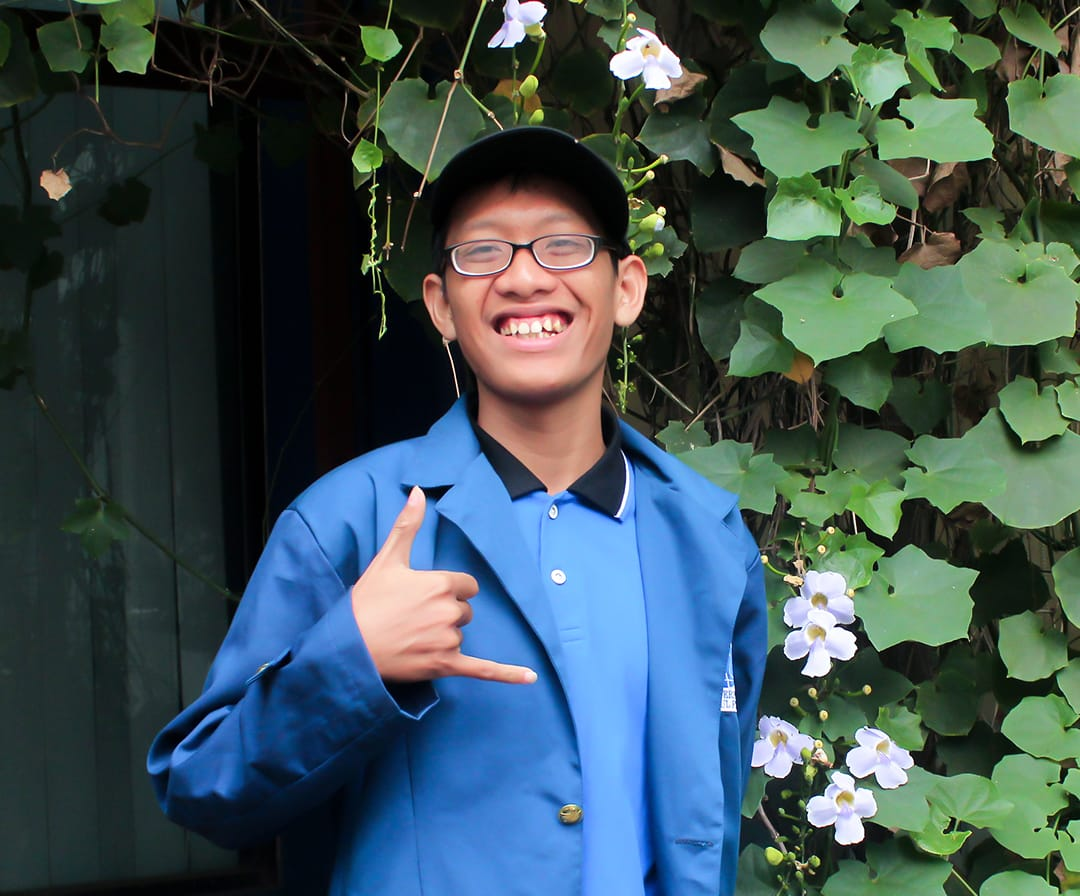
#> input picture data/yazid.jpg, 1080 x 896 px
$ jupyter execute Untitled.ipynb
#> lines starting #> are read from the running program, lines starting #| are printed output that depends on the picture; after the words box and inside, x2 and y2 are one past the last pixel; in counts of white or black regions, pixels touching at a corner belong together
# Face Detection

[cell 1]
import cv2

[cell 2]
faceCascade = cv2.CascadeClassifier("haar/haarcascade_frontalface_default.xml")
img = cv2.imread('data/yazid.jpg')
#> img is the input picture: shape (896, 1080, 3); mean B, G, R 85.4, 83, 62.1
imgGray = cv2.cvtColor(img,cv2.COLOR_BGR2GRAY)
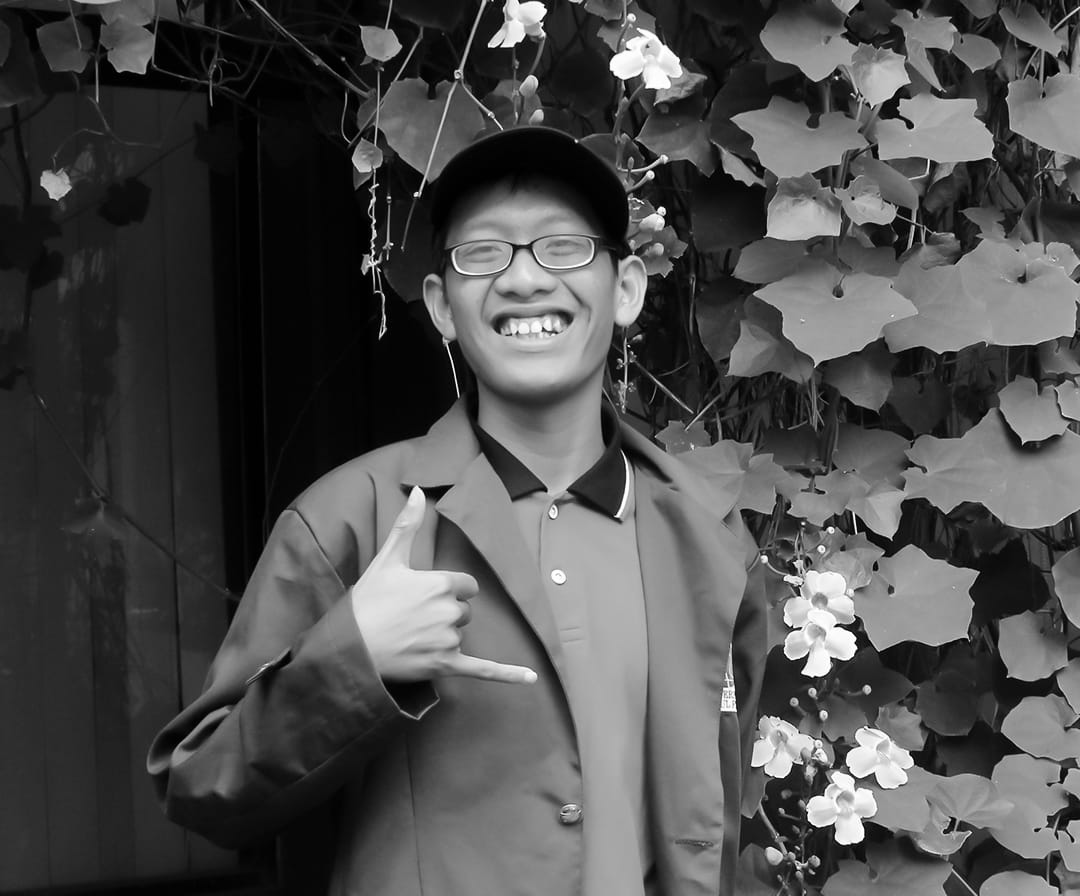
#> imgGray: shape (896, 1080); min 0, max 255, mean 77

faces = faceCascade.detectMultiScale(imgGray,1.1,4)
#> faces = [[769, 603, 75, 75], [418, 569, 75, 75], [431, 173, 192, 192], [473, 435, 160, 160]]

for(x,y,w,h) in faces:
    cv2.rectangle(img,(x,y),(x+w,y+h),(255,255,0),2)
#> this loop made 4 passes
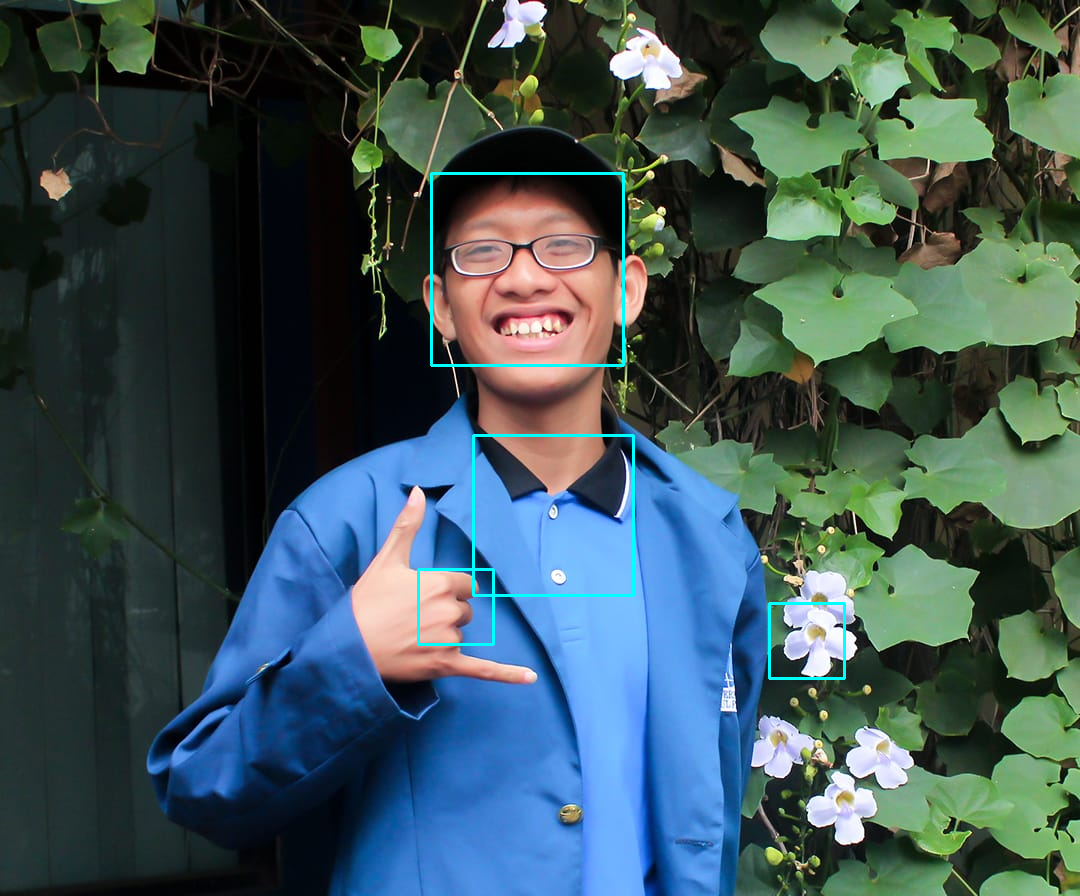
#> img: shape (896, 1080, 3); 0.62% of pixels changed, all inside (x1, y1, x2, y2) = (417, 172, 846, 680)

cv2.imshow("result",img)
cv2.waitKey(0)
#> Out = 27

$ run again, with data/card.jpg copied over data/yazid.jpg
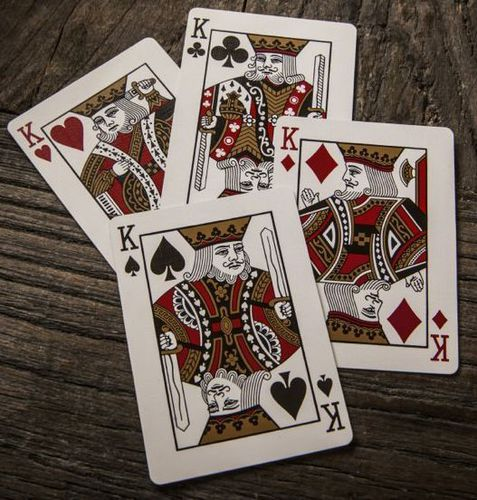
#> input picture data/card.jpg, 477 x 500 px
#> img is the input picture: shape (500, 477, 3); mean B, G, R 88.1, 96.6, 109.6
#> `imgGray = cv2.cvtColor(img,cv2.COLOR_BGR2GRAY)`:
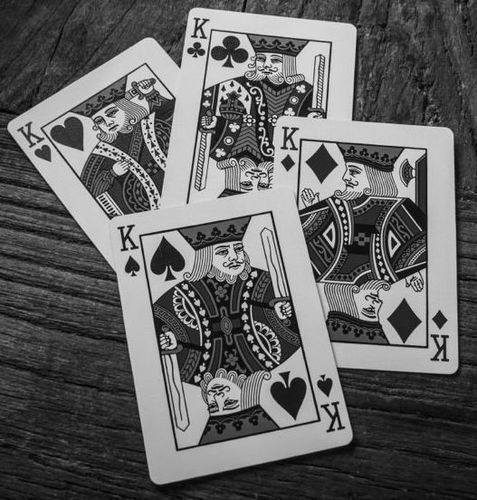
#> imgGray: shape (500, 477); min 1, max 251, mean 99.5
#> faces = ()
#> Out = 27
